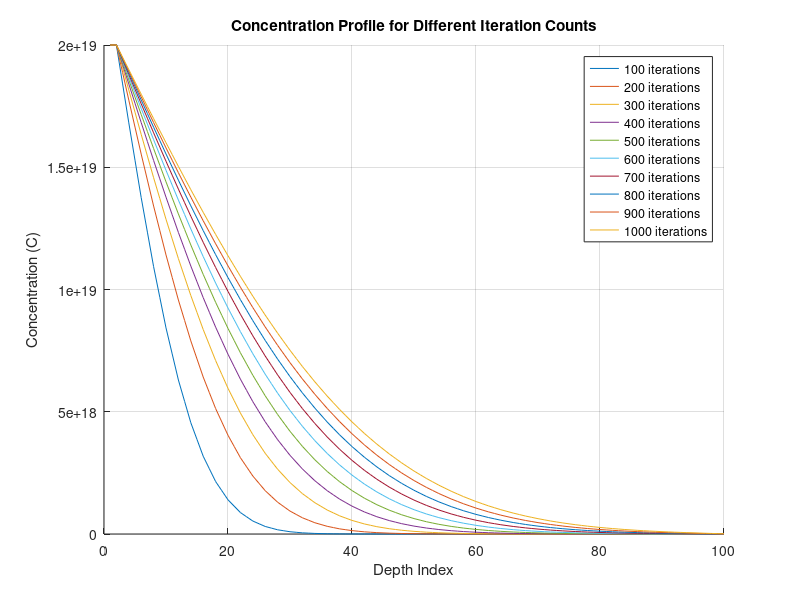

The MATLAB source for this figure:

% Clear everything
clear; clc; close all;

depth_size=100;




%% Constant Source Diffusion
% Simplify using the assumtion 
% DΔt/(Δx^2)=1/2
aCSD=0.5;


figure;
hold on;

for k = 1:10
    iterations = k * 100;        % Number of iterations
    C_vector = zeros(iterations, depth_size);
    C_vector(1, 1:2) = [2e19 2e19];

    % Initialize C_vectorCSD
    C_vectorCSD = C_vector;

    % Time iteration
    for i = 2:iterations
        for j = 2:depth_size
            if j == depth_size
                C_vectorCSD(i, j) = aCSD * (C_vectorCSD(i-1, j-1));
            else
                C_vectorCSD(i, j) = aCSD * (C_vectorCSD(i-1, j-1) + C_vectorCSD(i-1, j+1));
            end
        end
        % Apply boundary condition at the start of each iteration
        C_vectorCSD(i, 1:2) = [2e19 2e19];
    end

    % Plot the last iteration for each case
    plot(C_vectorCSD(end, :), 'DisplayName', sprintf('%d iterations', iterations));
end

xlabel('Depth Index');
ylabel('Concentration (C)');
title('Concentration Profile for Different Iteration Counts');
legend show;
grid on;
hold off;

% %% Drive-In Diffusion
% % Simplify using the assumtion 
% % DΔt/(Δx^2)=1/2
% aDID=0.5;
% iterations=1000;
% C_vectorDID=zeros(iterations,depth_size);
% C_vectorDID(1, :)=C_vectorCSD(end, :);
% 
% for i = 2:iterations
%     print("iterations")
%     for j = 1:depth_size %size of array -1
% 
% 
% 
% 
% 
%         if j==depth_size
%             C_vectorDID(i,j)=aDID*(C_vectorDID(i-1,j)+C_vectorDID(i-1,j-1));
%         elseif j==1
%             C_vectorDID(i,j)=aDID*(C_vectorDID(i-1,j)+C_vectorDID(i-1,j+1));
%         else
%             C_vectorDID(i,j)=aDID*(C_vectorDID(i-1,j-1)+C_vectorDID(i-1,j+1));
%         end
%     end
% 
% 
% 
% end
% % Plot: Constant source diffusion
% figure;
% plot(C_vectorDID(end, :));
% xlabel('Depth index');
% ylabel('Concentration');
% title('Final Diffusion Profile');
% grid on;